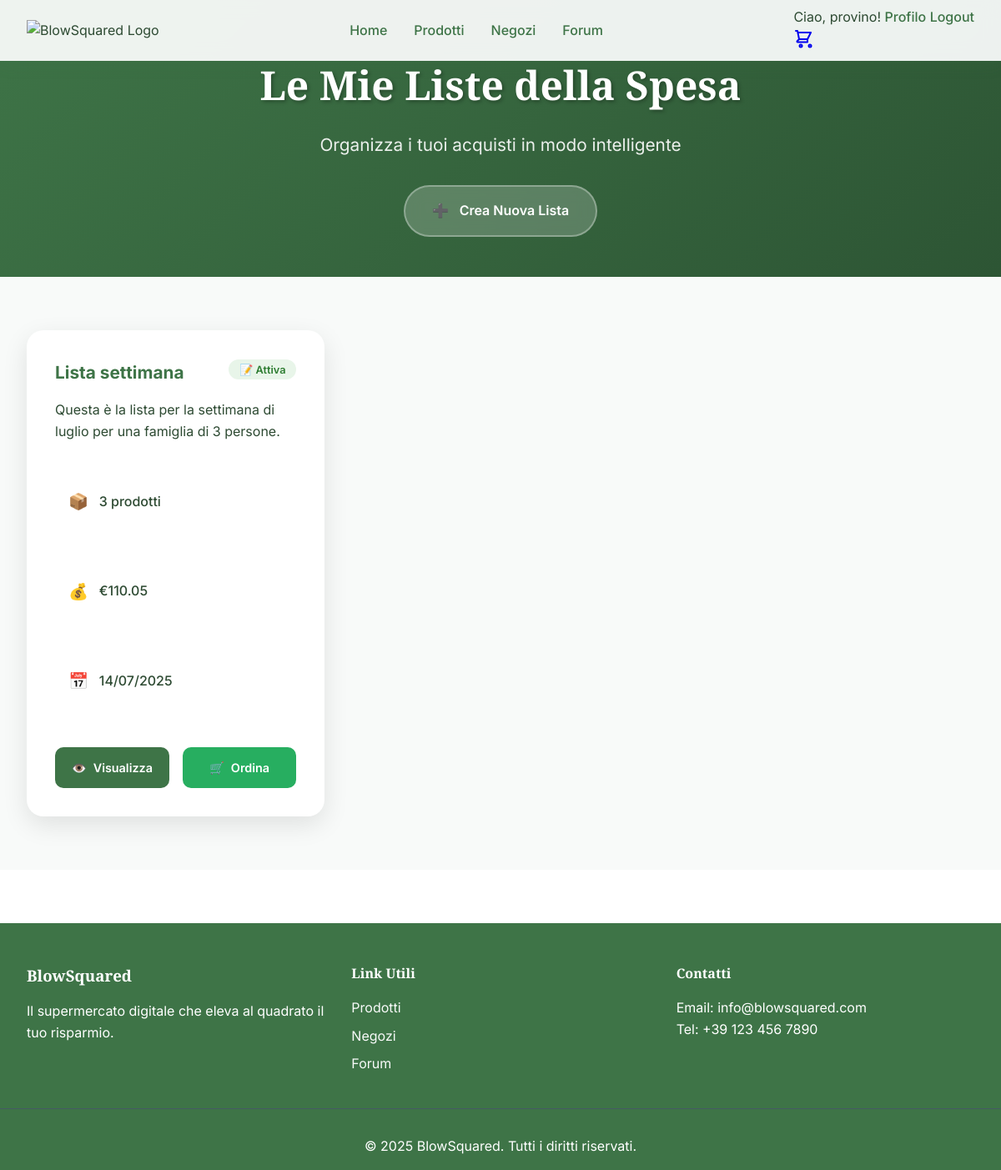
The page /utenti/liste-spesa/ (signed in) on the database as committed earlier.
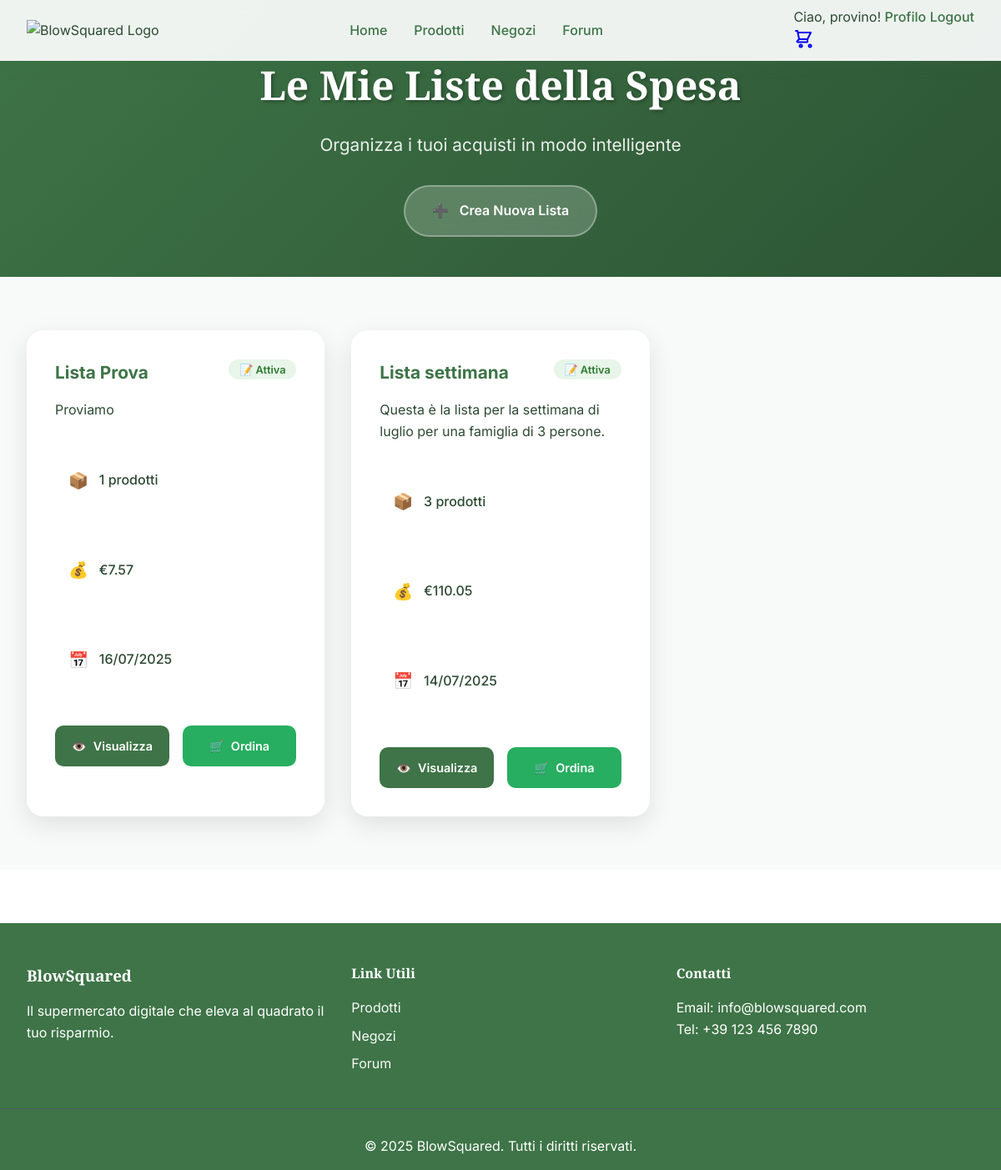
The same page on the database as committed later.
### utenti/models.py (models this page shows, shortened)
class ListaSpesa(models.Model):
    nome = models.CharField(
        max_length=100,
        help_text="Nome della lista (es: 'Spesa settimanale', 'Cena romantica')"
    )
    utente = models.ForeignKey(
        User,
        on_delete=models.CASCADE,
        related_name='liste_spesa',
        help_text="Utente proprietario della lista"
    )
    descrizione = models.TextField(
        blank=True,
        null=True,
        help_text="Descrizione opzionale della lista"
    )
    data_creazione = models.DateTimeField(
        auto_now_add=True,
        help_text="Data di creazione della lista"
    )
    data_modifica = models.DateTimeField(
        auto_now=True,
        help_text="Data dell'ultima modifica"
    )
    completata = models.BooleanField(
        default=False,
        help_text="Indica se la lista è stata completata/acquistata"
    )
    condivisa = models.BooleanField(
        default=False,
        help_text="Indica se la lista può essere condivisa con altri utenti"
    )
    class Meta:
        verbose_name = "Lista della Spesa"
        verbose_name_plural = "Liste della Spesa"
        ordering = ['-data_modifica', '-data_creazione']
    @property
    def numero_prodotti(self):
        return self.elementi.count()
    @property
    def prezzo_stimato(self):
        totale = 0
        for elemento in self.elementi.all():
            prezzo_prodotto = elemento.prodotto.prezzo
            if elemento.prodotto.sconto > 0:
                prezzo_prodotto = prezzo_prodotto * (100 - elemento.prodotto.sconto) / 100
            totale += prezzo_prodotto * elemento.quantita
        return totale

class ElementoLista(models.Model):
    lista = models.ForeignKey(
        ListaSpesa,
        on_delete=models.CASCADE,
        related_name='elementi'
    )
    prodotto = models.ForeignKey('prodotti.Prodotto', on_delete=models.CASCADE)
    quantita = models.PositiveIntegerField(default=1)
    note = models.TextField(blank=True, null=True)
    priorita = models.IntegerField(default=0, choices=[
        (0, 'Normale'),
        (1, 'Alta'),
        (2, 'Urgente')
    ])
    data_aggiunta = models.DateTimeField(auto_now_add=True)
    class Meta:
        unique_together = ('lista', 'prodotto')
        verbose_name = 'Elemento Lista'
        verbose_name_plural = 'Elementi Lista'
        ordering = ['-priorita', 'data_aggiunta']

### prodotti/models.py (models this page shows, shortened)
class Prodotto(models.Model):
    CATEGORIE = [
        ('latticini', 'Latticini'),
        ('carne', 'Carne e Pesce'),
        ('fresco', 'Fresco (Pesce e Frutti di Mare)'),
        ('verdura', 'Verdura'),
        ('frutta', 'Frutta'),
        ('conserve', 'Conserve e Sottoli'),
        ('pasta', 'Pasta e Riso'),
        ('olio', 'Olio e Condimenti'),
        ('spezie', 'Spezie e Aromi'),
        ('proteine', 'Proteine Vegetali'),
        ('snack', 'Snack e Merende'),
        ('cereali', 'Cereali e Derivati'),
        ('bevande', 'Bevande'),
        ('dolci', 'Dolci e Snack'),
        ('surgelati', 'Surgelati'),
        ('altro', 'Altro'),
    ]
    nome = models.CharField(max_length=200)
    marca = models.CharField(max_length=100)
    categoria = models.CharField(max_length=50, choices=CATEGORIE)
    descrizione = models.TextField(blank=True)
    codice_a_barre = models.CharField(max_length=50, unique=True)
    peso = models.CharField(max_length=50)
    data_scadenza = models.DateField()
    foto = models.ImageField(upload_to='prodotti/', blank=True)
    valori_nutrizionali = models.JSONField(default=dict, blank=True)
    prezzo = models.DecimalField(max_digits=8, decimal_places=2)
    sconto = models.DecimalField(max_digits=5, decimal_places=2, default=0,
                                validators=[MinValueValidator(0), MaxValueValidator(70)])
    stock = models.PositiveIntegerField(default=0)
    ingredienti = models.TextField(blank=True)
    numero_recensioni = models.PositiveIntegerField(default=0)
    negozi = models.ManyToManyField(
        'negozi.Negozio',
        related_name='prodotti_disponibili',
        blank=True,
        help_text="Negozi dove questo prodotto è disponibile. Lascia vuoto per renderlo disponibile in tutti i negozi."
    )

### utenti/views.py (the view)
# urls.py: path('liste-spesa/', views.liste_spesa_view, name='liste_spesa'),
@login_required
def liste_spesa_view(request):
    from .models import ListaSpesa
    try:
        liste_spesa = ListaSpesa.objects.filter(utente=request.user).order_by('-data_modifica')
        context = {
            'liste_spesa': liste_spesa,
        }
        return render(request, 'utenti/liste_spesa.html', context)
    except Exception:
        messages.error(request, 'Sistema liste non ancora configurato. Esegui le migrazioni.')
        return redirect('utenti:profile')

### utenti/templates/utenti/liste_spesa.html (shortened to what this page needs)
{% extends 'base.html' %}
{% load static %}
{% block content %}
<section class="lists-header-section">
  <div class="lists-header-container">
    <h1 class="lists-title">Le Mie Liste della Spesa</h1>
    <p class="lists-subtitle">Organizza i tuoi acquisti in modo intelligente</p>
    <a href="{% url 'utenti:crea_lista' %}" class="btn-create-list">
      <span class="btn-icon">➕</span>
      Crea Nuova Lista
    </a>
  </div>
</section>
<section class="lists-content-section">
  <div class="lists-container">
    {% if liste_spesa %}
      <div class="lists-grid">
        {% for lista in liste_spesa %}
        <div class="list-card {% if lista.completata %}completed{% endif %}">
          <div class="list-header">
            <h3 class="list-name">{{ lista.nome }}</h3>
            <div class="list-status">
              {% if lista.completata %}
                <span class="status-badge completed">✅ Completata</span>
              {% else %}
                <span class="status-badge active">📝 Attiva</span>
              {% endif %}
            </div>
          </div>
          {% if lista.descrizione %}
          <p class="list-description">{{ lista.descrizione|truncatechars:100 }}</p>
          {% endif %}
          <div class="list-stats">
            <div class="stat-item">
              <span class="stat-icon">📦</span>
              <span class="stat-text">{{ lista.numero_prodotti }} prodotti</span>
            </div>
            <div class="stat-item">
              <span class="stat-icon">💰</span>
              <span class="stat-text">€{{ lista.prezzo_stimato|floatformat:2 }}</span>
            </div>
            <div class="stat-item">
              <span class="stat-icon">📅</span>
              <span class="stat-text">{{ lista.data_modifica|date:"d/m/Y" }}</span>
            </div>
          </div>
          <div class="list-actions">
            <a href="{% url 'utenti:dettaglio_lista' lista.id %}" class="btn-action primary">
              <span class="btn-icon">👁️</span>
              Visualizza
            </a>
            {% if not lista.completata %}
            <a href="{% url 'utenti:ordina_lista' lista.id %}" class="btn-action success">
              <span class="btn-icon">🛒</span>
              Ordina
            </a>
            {% endif %}
          </div>
        </div>
        {% endfor %}
      </div>
    {% endif %}
  </div>
</section>
{% endblock %}
{% block extra_css %}
<link rel="stylesheet" href="{% static 'css/liste-spesa.css' %}">
{% endblock %}

### BlowSquared/templates/base.html (shortened to what this page needs)
{% load static %}
<!DOCTYPE html>
<html lang="it">
<head>
  <link rel="stylesheet" href="{% static 'css/style.css' %}?v=1.2">
  <link rel="stylesheet" href="{% static 'css/home.css' %}?v=1.2">
  <link rel="stylesheet" href="{% static 'css/prodotti.css' %}?v=1.2">
  {% block extra_css %}{% endblock %}
</head>
<body>
  {% include 'includes/navbar.html' %}
  <main>
    {% block content %}{% endblock %}
  </main>
  {% include 'includes/footer.html' %}
</body>
</html>

### BlowSquared/templates/includes/navbar.html (shortened to what this page needs)
{% load static %}
<nav class="navbar">
  <div class="nav-container">
    <div class="nav-logo">
      <img src="{% static 'img/logo.png' %}" alt="BlowSquared Logo" class="logo-img">
    </div>
    <div class="nav-menu">
      <a href="{% url 'home' %}" class="nav-link">Home</a>
      {% if user.is_authenticated and user.profilo.negozio_preferito %}
        <a href="{% url 'prodotti:list' %}" class="nav-link">Prodotti</a>
      {% else %}
        <a href="{% url 'negozi:seleziona_negozio' %}" class="nav-link" title="Seleziona prima un negozio">Prodotti</a>
      {% endif %}
      <a href="{% url 'negozi:seleziona_negozio' %}" class="nav-link">Negozi</a>
      {% if user.is_authenticated %}
        <a href="{% url 'forum:home' %}" class="nav-link">Forum</a>
      {% endif %}
    </div>
    <div class="nav-auth">
      {% if user.is_authenticated %}
        <div class="user-menu">
          <span class="user-greeting">Ciao, {{ user.username }}!</span>
          {% if user.dipendente %}
            <a href="{% url 'dipendenti:dashboard' %}" class="nav-link">Dashboard</a>
          {% elif user.dirigente %}
            <a href="{% url 'dirigenti:dashboard' %}" class="nav-link">Dashboard</a>
          {% else %}
            <a href="{% url 'utenti:profile' %}" class="nav-link">Profilo</a>
          {% endif %}
          <a href="{% url 'utenti:logout' %}" class="nav-link logout-link">Logout</a>
        </div>
      {% endif %}
      <div class="nav-cart">
        {% if user.is_authenticated %}
          <a href="{% url 'carrello:visualizza' %}" class="cart-link" title="Vai al carrello">
        {% else %}
          <a href="{% url 'utenti:signup' %}" class="cart-link" title="Registrati per usare il carrello">
        {% endif %}
          <div class="cart-icon-container">
          </div>
        </a>
      </div>
    </div>
  </div>
</nav>

### BlowSquared/templates/includes/footer.html
<footer class="footer">
  <div class="footer-container">
    <div class="footer-section">
      <h3>BlowSquared</h3>
      <p>Il supermercato digitale che eleva al quadrato il tuo risparmio.</p>
    </div>
    <div class="footer-section">
      <h4>Link Utili</h4>
      <ul>
        <li><a href="{% url 'prodotti:list' %}">Prodotti</a></li>
        <li><a href="{% url 'negozi:seleziona_negozio' %}">Negozi</a></li>
        <li><a href="{% url 'forum:home' %}">Forum</a></li>
      </ul>
    </div>
    <div class="footer-section">
      <h4>Contatti</h4>
      <p>Email: info@blowsquared.com</p>
      <p>Tel: +39 123 456 7890</p>
    </div>
  </div>
  <div class="footer-bottom">
    <p>&copy; 2025 BlowSquared. Tutti i diritti riservati.</p>
  </div>
</footer>

### static/css/style.css (style rules this page uses)
:root { --primary-color: rgb(62, 116, 71); --secondary-color: rgb(222, 174, 82); --accent-color: rgb(45, 85, 52); --light-color: #f8faf9; --dark-color: #2d4a32; --font-primary: 'Playfair Display', serif; --font-secondary: 'Inter', sans-serif; }
* { margin: 0; padding: 0; box-sizing: border-box; }
body { font-family: var(--font-secondary); line-height: 1.6; color: var(--dark-color); }
.navbar { background: rgba(248, 250, 249, 0.95); backdrop-filter: blur(10px); box-shadow: 0 2px 20px rgba(62, 116, 71, 0.15); position: fixed; top: 0; width: 100%; z-index: 1000; padding: 0.5rem 0; transition: all 0.3s ease; }
.nav-container { max-width: 1200px; margin: 0 auto; display: flex; align-items: center; justify-content: space-between; padding: 0 2rem; }
.nav-logo .logo-img { height: 60px; width: auto; transition: all 0.3s ease; }
.nav-menu { display: flex; gap: 2rem; flex: 1; justify-content: center; }
.nav-link { text-decoration: none; color: var(--primary-color); font-weight: 500; transition: color 0.3s ease; position: relative; }
.nav-link::after { content: ''; position: absolute; bottom: -5px; left: 0; width: 0; height: 2px; background: var(--secondary-color); transition: width 0.3s ease; }
.footer { background: var(--primary-color); color: white; padding: 3rem 0 1rem; margin-top: 4rem; }
.footer-container { max-width: 1200px; margin: 0 auto; display: grid; grid-template-columns: repeat(auto-fit, minmax(250px, 1fr)); gap: 2rem; padding: 0 2rem; }
.footer-section h3, .footer-section h4 { font-family: var(--font-primary); margin-bottom: 1rem; }
.footer-section ul { list-style: none; }
.footer-section ul li { margin-bottom: 0.5rem; }
.footer-section a { color: var(--light-color); text-decoration: none; transition: color 0.3s ease; }
.footer-bottom { text-align: center; margin-top: 2rem; padding-top: 2rem; border-top: 1px solid #455a64; }

### static/css/home.css (style rules this page uses)
.stat-item { text-align: center; transition: transform 0.3s ease; padding: 2rem 1rem; }

### static/css/liste-spesa.css (style rules this page uses)
.lists-header-section { background: linear-gradient(135deg, var(--primary-color) 0%, var(--accent-color) 100%); color: white; padding: 4rem 0 3rem; text-align: center; }
.lists-header-container { max-width: 1400px; margin: 0 auto; padding: 0 2rem; }
.lists-title { font-family: var(--font-primary); font-size: 3rem; font-weight: 900; margin-bottom: 1rem; text-shadow: 2px 2px 4px rgba(0, 0, 0, 0.3); }
.lists-subtitle { font-size: 1.3rem; margin-bottom: 2rem; opacity: 0.9; }
.btn-create-list { background: rgba(255, 255, 255, 0.2); color: white; border: 2px solid rgba(255, 255, 255, 0.3); padding: 1rem 2rem; border-radius: 50px; font-weight: 600; text-decoration: none; display: inline-flex; align-items: center; gap: 0.8rem; transition: all 0.3s ease; backdrop-filter: blur(10px); }
.lists-content-section { padding: 4rem 0; background: var(--light-color); }
.lists-container { max-width: 1400px; margin: 0 auto; padding: 0 2rem; }
.lists-grid { display: grid; grid-template-columns: repeat(auto-fill, minmax(350px, 1fr)); gap: 2rem; }
.list-card { background: white; border-radius: 20px; padding: 2rem; box-shadow: 0 10px 30px rgba(0, 0, 0, 0.1); border: 2px solid transparent; transition: all 0.3s ease; }
.list-header { display: flex; justify-content: space-between; align-items: flex-start; margin-bottom: 1rem; }
.list-name { font-size: 1.3rem; font-weight: 700; color: var(--primary-color); margin: 0; }
.status-badge { padding: 0.3rem 0.8rem; border-radius: 15px; font-size: 0.8rem; font-weight: 600; }
.status-badge.active { background: #e8f5e9; color: #2e7d32; }
.list-description { color: var(--dark-color); margin-bottom: 1.5rem; line-height: 1.6; }
.list-stats { display: flex; flex-direction: column; gap: 0.8rem; margin-bottom: 2rem; }
.stat-item { display: flex; align-items: center; gap: 0.8rem; }
.stat-icon { font-size: 1.2rem; }
.stat-text { font-weight: 500; color: var(--dark-color); }
.list-actions { display: flex; gap: 1rem; }
.btn-action { flex: 1; padding: 0.8rem 1rem; border-radius: 10px; text-decoration: none; font-weight: 600; font-size: 0.9rem; text-align: center; display: flex; align-items: center; justify-content: center; gap: 0.5rem; transition: all 0.3s ease; }
.btn-action.primary { background: var(--primary-color); color: white; }
.btn-action.success { background: #27ae60; color: white; }

Rows that differ between the two databases and show on the page:
added ListaSpesa: nome "Lista Prova", completata "📝 Attiva", descrizione "Proviamo", numero_prodotti "1", prezzo_stimato "7.57", data_modifica "16/07/2025"
